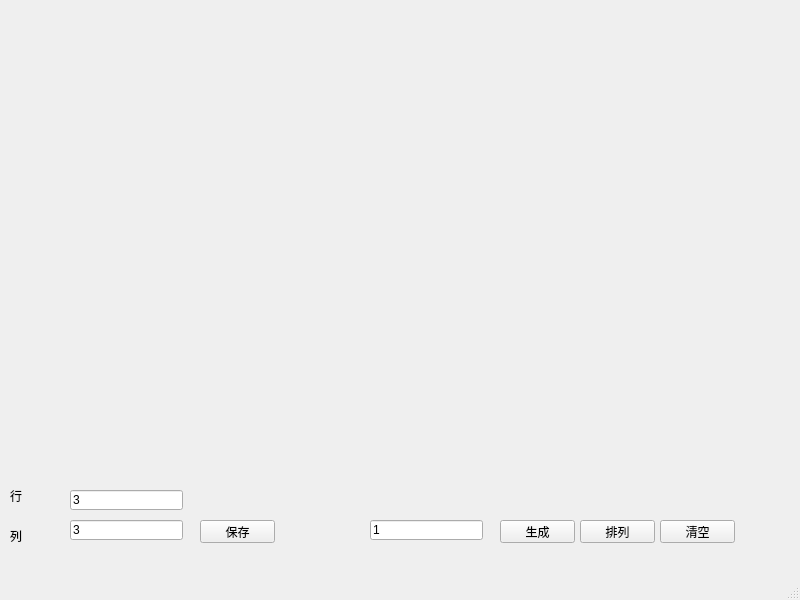
<?xml version="1.0" encoding="UTF-8"?>
<ui version="4.0">
 <class>MainWindow</class>
 <widget class="QMainWindow" name="MainWindow">
  <property name="geometry">
   <rect>
    <x>0</x>
    <y>0</y>
    <width>800</width>
    <height>600</height>
   </rect>
  </property>
  <property name="windowTitle">
   <string>MainWindow</string>
  </property>
  <widget class="QWidget" name="centralwidget">
   <property name="styleSheet">
    <string notr="true"/>
   </property>
   <widget class="QPushButton" name="pushButton">
    <property name="geometry">
     <rect>
      <x>500</x>
      <y>520</y>
      <width>75</width>
      <height>23</height>
     </rect>
    </property>
    <property name="text">
     <string>生成</string>
    </property>
   </widget>
   <widget class="QPushButton" name="pushButton_2">
    <property name="geometry">
     <rect>
      <x>580</x>
      <y>520</y>
      <width>75</width>
      <height>23</height>
     </rect>
    </property>
    <property name="text">
     <string>排列</string>
    </property>
   </widget>
   <widget class="QLineEdit" name="lineEdit">
    <property name="geometry">
     <rect>
      <x>370</x>
      <y>520</y>
      <width>113</width>
      <height>20</height>
     </rect>
    </property>
    <property name="text">
     <string>1</string>
    </property>
   </widget>
   <widget class="QPushButton" name="pushButton_3">
    <property name="geometry">
     <rect>
      <x>660</x>
      <y>520</y>
      <width>75</width>
      <height>23</height>
     </rect>
    </property>
    <property name="text">
     <string>清空</string>
    </property>
   </widget>
   <widget class="QLineEdit" name="row_lineEdit">
    <property name="geometry">
     <rect>
      <x>70</x>
      <y>490</y>
      <width>113</width>
      <height>20</height>
     </rect>
    </property>
    <property name="text">
     <string>3</string>
    </property>
   </widget>
   <widget class="QLineEdit" name="col_lineEdit">
    <property name="geometry">
     <rect>
      <x>70</x>
      <y>520</y>
      <width>113</width>
      <height>20</height>
     </rect>
    </property>
    <property name="text">
     <string>3</string>
    </property>
   </widget>
   <widget class="QLabel" name="label">
    <property name="geometry">
     <rect>
      <x>10</x>
      <y>490</y>
      <width>54</width>
      <height>12</height>
     </rect>
    </property>
    <property name="text">
     <string>行</string>
    </property>
   </widget>
   <widget class="QLabel" name="label_2">
    <property name="geometry">
     <rect>
      <x>10</x>
      <y>530</y>
      <width>54</width>
      <height>12</height>
     </rect>
    </property>
    <property name="text">
     <string>列</string>
    </property>
   </widget>
   <widget class="QPushButton" name="pushButton_4">
    <property name="geometry">
     <rect>
      <x>200</x>
      <y>520</y>
      <width>75</width>
      <height>23</height>
     </rect>
    </property>
    <property name="text">
     <string>保存</string>
    </property>
   </widget>
  </widget>
  <widget class="QMenuBar" name="menubar">
   <property name="geometry">
    <rect>
     <x>0</x>
     <y>0</y>
     <width>800</width>
     <height>23</height>
    </rect>
   </property>
  </widget>
  <widget class="QStatusBar" name="statusbar"/>
 </widget>
 <resources/>
 <connections/>
</ui>
